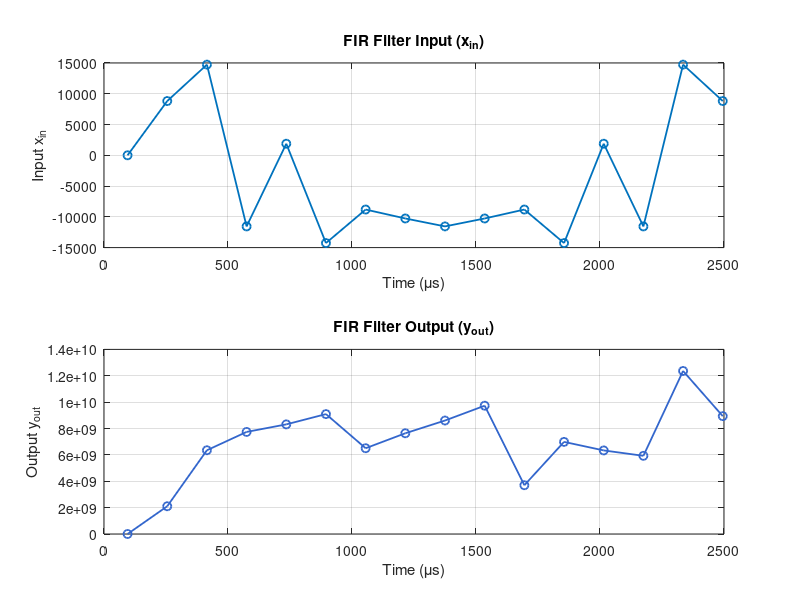

Recreate this plot in MATLAB. (Note: this script raises an error after producing the figure.)
%% ============================================================
%  FIR Filter Simulation Results Plot
%  Source: Vivado testbench console log (serial FIR filter)
%  Date: 10/29/2025
%  ============================================================

% --- Raw data from simulation log (ns, x_in, y_out) ---
data = [
    95000,      0,           0;
    255000,   8816,   2103881451;
    415000,  14734,   6350912922;
    575000, -11557,   7740911403;
    735000,   1879,   8313522813;
    895000, -14265,   9092735541;
   1055000,  -8816,   6504318799;
   1215000, -10268,   7639108081;
   1375000, -11557,   8605774633;
   1535000, -10268,   9729441070;
   1695000,  -8816,   3699642419;
   1855000, -14265,   6986095691;
   2015000,   1879,   6337880358;
   2175000, -11557,   5929360538;
   2335000,  14734,  12364416327;
   2495000,   8816,   8938296522
];

% --- Extract columns ---
time_ns = data(:,1);
x_in    = data(:,2);
y_out   = data(:,3);

% --- Convert time to microseconds for readability ---
time_us = time_ns * 1e-3;

%% ------------------------------------------------------------
%  1️⃣  Plot time-domain waveforms
% -------------------------------------------------------------
figure('Name','FIR Filter Results','Color','w');
subplot(2,1,1);
plot(time_us, x_in, '-o','LineWidth',1.3);
xlabel('Time (\mus)');
ylabel('Input x_{in}');
title('FIR Filter Input (x_{in})');
grid on;

subplot(2,1,2);
plot(time_us, y_out, '-o','Color',[0.2 0.4 0.8],'LineWidth',1.3);
xlabel('Time (\mus)');
ylabel('Output y_{out}');
title('FIR Filter Output (y_{out})');
grid on;

sgtitle('Serial FIR Filter Simulation Results');

%% ------------------------------------------------------------
%  2️⃣  Normalize and compute frequency response (optional)
% -------------------------------------------------------------
% Remove DC offset, scale for FFT
x_norm = double(x_in) / max(abs(x_in));
y_norm = double(y_out) / max(abs(y_out));

N = length(y_out);
fs = 1 / ( (time_ns(2)-time_ns(1)) * 1e-9 );   % sample frequency from ns spacing
f = linspace(0, fs/2, N/2+1);

% Compute FFT magnitude
Y = fft(y_norm .* hann(N));  % use Hann window for clarity
magY = abs(Y(1:N/2+1));

figure('Name','FIR Filter Frequency Spectrum','Color','w');
plot(f/1e3, 20*log10(magY / max(magY)), 'LineWidth',1.4);
xlabel('Frequency (kHz)');
ylabel('Magnitude (dB)');
title('Output Spectrum of FIR Filter');
grid on;

fprintf('Effective sample rate: %.3f MHz\n', fs/1e6);
